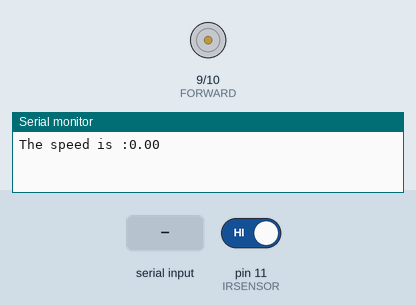
A sketch run on a simulated Arduino Uno, built with avr-gcc and run on an emulated ATmega328P. Parts: motor-driver pin pairs drawn as motors (green arrow = first pin HIGH = forward, orange = second pin HIGH = backward, longer = more drive), the last lines printed to the serial monitor. The inputs (shaded band) are chosen by the test bench; at power-on: pin 11 (IRSENSOR) HIGH.

Above: at 1.2 s.
1.3 s: "90,45\n" received over Serial
At 3.8 s:
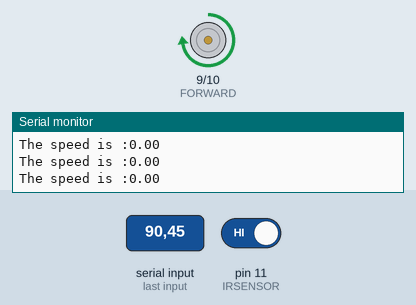
At 4.2 s:
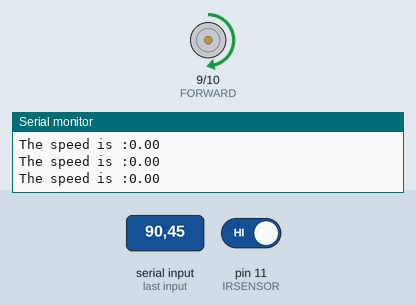
4.3 s: "5\n" received over Serial
At 6.1 s:
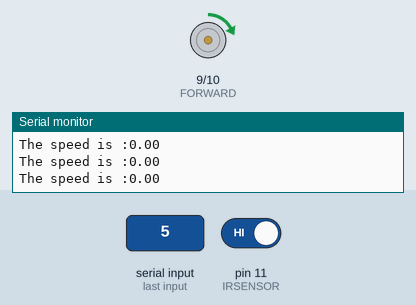
6.8 s: "90\n" received over Serial
9.8 s: "200\n" received over Serial
Timing chart, 0 to 13.8 s (numbered marks = the images above; inputs shaded):
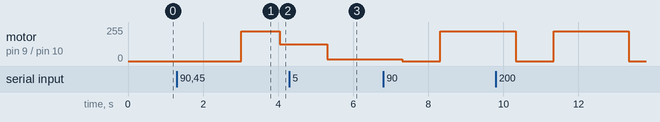

The sketch:

IR_sensor_test.ino
```cpp
#define IRSENSOR 11
#define FORWARD 9
#define BACKWARD 10
int detect = HIGH;
int detect_old =  HIGH;
int out = 0;
int A = 0;
int B = 0;
int sp = 0;
int incomingByte = 0;
int i = 0;
int j = 0;
float enspeed = 0;
float theta_des = 0;
float theta = 0;
float error = 0;
float output = 0;
float s = 0;
float v = 0;
float Kp = 800;
float kg = 0.0133333;
float time1 = 0;
float time2 = 0;


int setSpeed(float s){
  if (s > 1.0){
    s = 1.0;
  }
  else if (s < 0.0) {
    s = 0;
  }
  out = int(s*225.0);
  return out;
}

int setVelocity(float velocity){
  s = velocity;
  if (s < 0){
    s = -1*s;
  }
  int s_i = setSpeed(s);
  analogWrite(BACKWARD,0);
  analogWrite(FORWARD,(int)s_i);
}

float getSpeed(int count){
  float(theta) = float(count)*(0.5);
  enspeed = kg*theta;
  return enspeed;
}

float speedControl(float theta_des,float theta){
  error = theta_des - theta;
  if (error < 0){
    error = 0;
  }
  output = Kp*error;
  return output;
}

void setup() {
  // put your setup code here, to run once:
  pinMode(IRSENSOR, INPUT);
  pinMode(FORWARD, OUTPUT);
  pinMode(BACKWARD, OUTPUT);
  Serial.begin(9600);
}

void loop() {
  // put your main code here, to run repeatedly:
  if (Serial.available() > 0) {
    incomingByte = (Serial.parseInt());
    Serial.flush();
    theta_des = (((float)incomingByte)/255.0);
    time1 = micros();
    time2 = micros();
  }

  float delta_t = (time2-time1);
  while (delta_t < float(1000000)){
    detect = digitalRead(IRSENSOR);
    if (detect != detect_old){
        i = i + 1;
    }
    detect_old = detect;
    time2 = micros();
    delta_t = (time2-time1);
  }
  theta = getSpeed(i);
  Serial.print("The speed is :");
  Serial.println(theta);
  output = speedControl(theta_des,theta);
  output = output/255.0;
  setVelocity(output);
  i = 0;
  time1 = micros();
}
```

Measured:
- after the input at 1.3 s, motor on pin 9 (FORWARD) / pin 10 (BACKWARD): stopped → forward 225/255 after 1.7 s, → forward 124/255 1.0 s later
- after the input at 4.3 s, motor on pin 9 (FORWARD) / pin 10 (BACKWARD): forward 124/255 → forward 13/255 after 1.0 s
